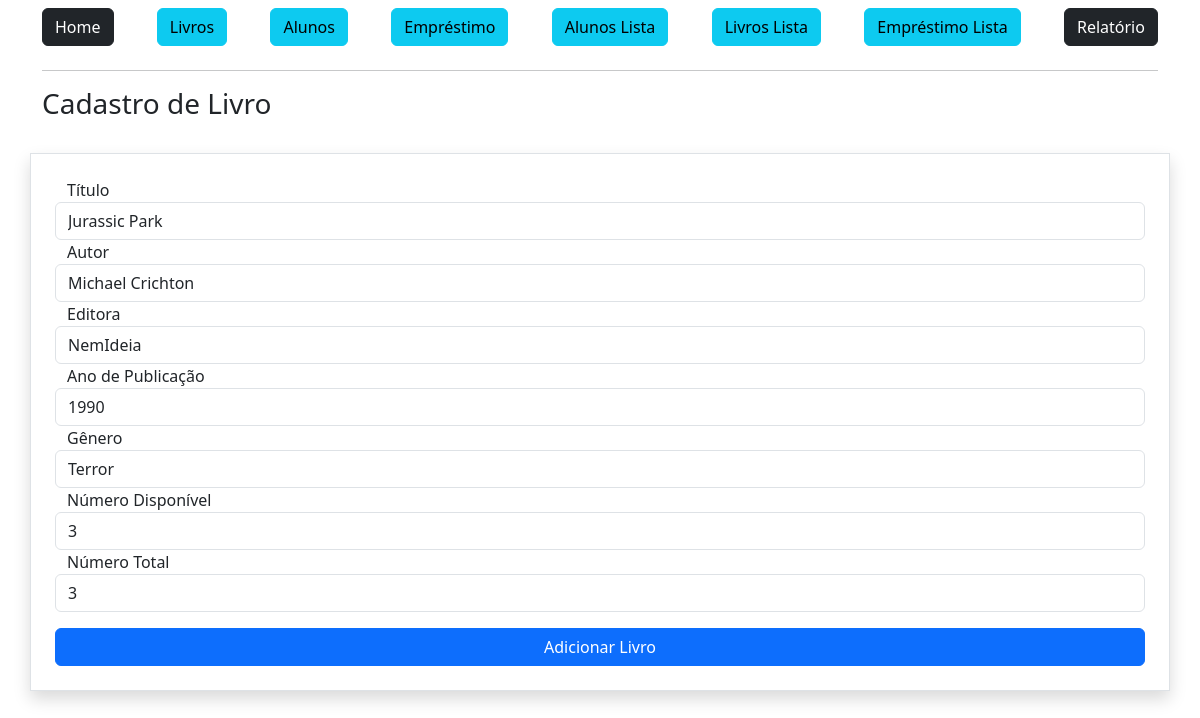
/livro/editar/1 (signed in), run on an earlier commit of the app's database.
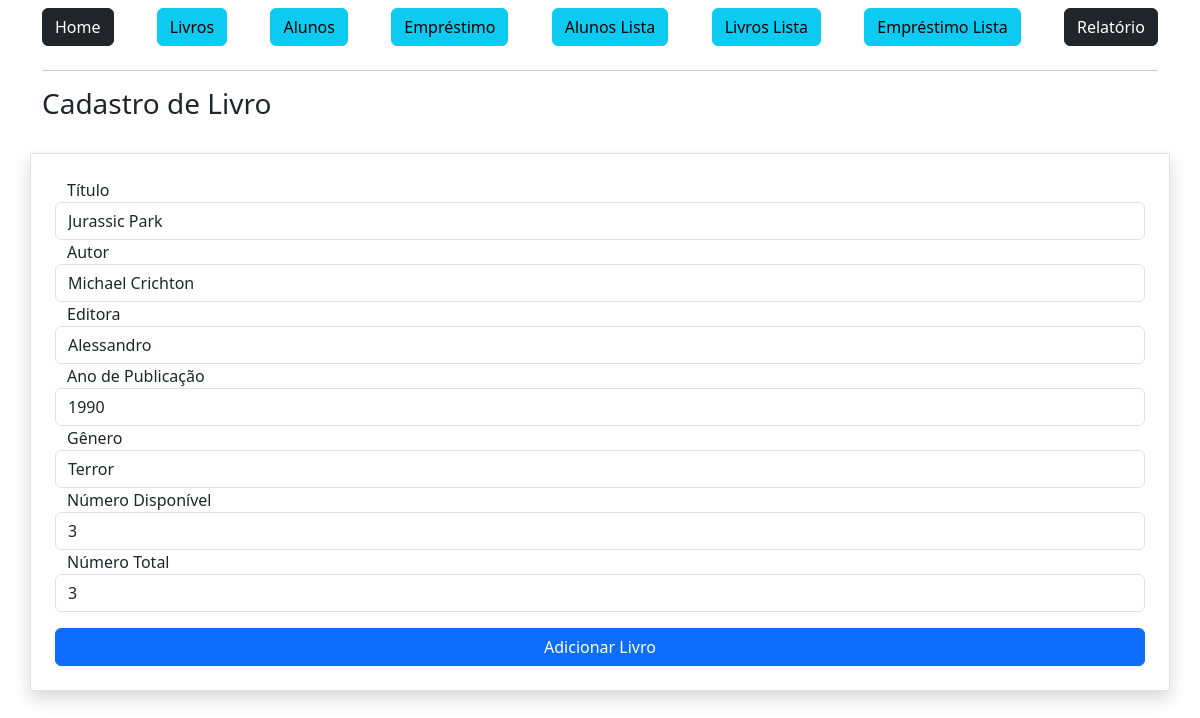
And on a later commit of the database.
### app/models.py (models this page shows)
class Book(db.Model):
    id = db.Column(db.Integer, primary_key=True)
    title = db.Column(db.String, nullable=False)
    author = db.Column(db.String, nullable=False)
    publisher = db.Column(db.String, nullable=False)
    publiYear = db.Column(db.Integer, nullable=False)
    genre = db.Column(db.String, nullable=False)
    availNumber = db.Column(db.Integer, nullable=False)
    totalNumber = db.Column(db.Integer, nullable=False)

### app/view.py (the view)
@app.route('/livro/editar/<int:id>', methods=['GET', 'POST'])
@login_required
def bookEdit(id):
    form = BookForm()
    book = Book.query.get_or_404(id)  # Busca o empréstimo pelo ID
    if form.validate_on_submit():
        book.title = form.title.data
        book.author = form.author.data
        book.publisher = form.publisher.data
        book.publiYear = form.publiYear.data
        book.genre = form.genre.data
        book.availNumber = form.availNumber.data
        book.totalNumber = form.totalNumber.data
        db.session.commit()
        flash("Livro editado com sucesso")
        return redirect(url_for('bookList'))  # redireciona de volta pra lista
    else:
        if request.method == "POST":  # só mostra se o usuário realmente tentou enviar
            for field, errors in form.errors.items():
                for error in errors:
                    flash(f"Erro no campo {getattr(form, field).label.text}: {error}", "danger")
    form.title.data = book.title
    form.author.data = book.author
    form.publisher.data = book.publisher
    form.publiYear.data = book.publiYear
    form.genre.data = book.genre
    form.availNumber.data = book.availNumber
    form.totalNumber.data = book.totalNumber
    return render_template('livroEditar.html', form=form, book=book)

### app/forms.py (shortened to what this page needs)
class BookForm(FlaskForm):
    title = StringField('Título', validators=[DataRequired()])
    author = StringField('Autor', validators=[DataRequired()])
    publisher = StringField('Editora', validators=[DataRequired()])
    publiYear = IntegerField('Ano de Publicação', validators=[DataRequired()])
    genre = StringField('Gênero', validators=[DataRequired()])
    availNumber = IntegerField('Número Disponível', validators=[DataRequired()])
    totalNumber = IntegerField('Número Total', validators=[DataRequired()])
    btnSubmit = SubmitField('Adicionar Livro')

### app/__init__.py (called while the page is built)
@login_manager.user_loader
def load_user(user_id):
    return Employee.query.get(int(user_id))

### app/view.py (called while the page is built)
@app.before_request
def atualizar_status_atrasados():
    hoje = datetime.now()
    emprestimos = Loan.query.filter(
        Loan.status == 'Emprestado',
        Loan.returnDate == None,
        Loan.returnLimit < hoje
    ).all()
    for emprestimo in emprestimos:
        emprestimo.status = 'Atrasado'
    if emprestimos:
        db.session.commit()

### app/templates/livroEditar.html (shortened to what this page needs)
{% extends 'base.html' %}
{% block content %}
    <div class="container">
        <div class="row">
            <h3>Cadastro de Livro</h3>
        </div>
        <form action="" method="post" class="row mt-4 p-4 round border shadow">
            {{form.title.label}}
            {{form.title(class="form-control")}}
            {{form.author.label}}
            {{form.author(class="form-control")}}
            {{form.publisher.label}}
            {{form.publisher(class="form-control")}}
            {{form.publiYear.label}}
            {{form.publiYear(class="form-control")}}
            {{form.genre.label}}
            {{form.genre(class="form-control")}}
            {{form.availNumber.label}}
            {{form.availNumber(class="form-control")}}
            {{form.totalNumber.label}}
            {{form.totalNumber(class="form-control")}}
            {{form.btnSubmit(class="btn btn-primary col-12 mt-3")}}
        </form>
    </div>
{% endblock %}

What changed in the data, as far as the page shows it:
changed Book "Jurassic Park": publisher "NemIdeia" → "Alessandro"
